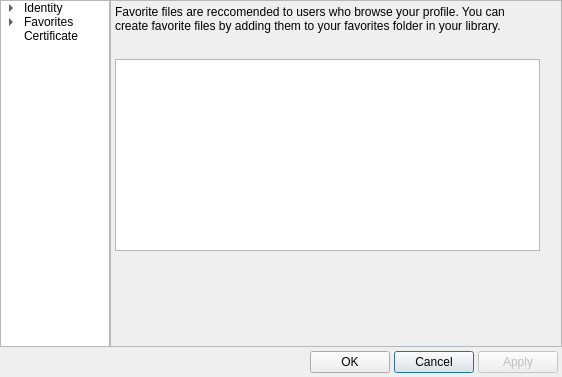
<?xml version="1.0" encoding="UTF-8"?>
<ui version="4.0">
 <class>DialogProfile</class>
 <widget class="QDialog" name="DialogProfile">
  <property name="windowModality">
   <enum>Qt::ApplicationModal</enum>
  </property>
  <property name="geometry">
   <rect>
    <x>0</x>
    <y>0</y>
    <width>562</width>
    <height>377</height>
   </rect>
  </property>
  <property name="minimumSize">
   <size>
    <width>562</width>
    <height>377</height>
   </size>
  </property>
  <property name="windowTitle">
   <string>Edit Profile</string>
  </property>
  <property name="windowIcon">
   <iconset resource="../Resource.qrc">
    <normaloff>:/Resource/Chat/Chat.png</normaloff>:/Resource/Chat/Chat.png</iconset>
  </property>
  <property name="autoFillBackground">
   <bool>true</bool>
  </property>
  <property name="modal">
   <bool>true</bool>
  </property>
  <layout class="QGridLayout" name="gridLayout_2">
   <property name="margin">
    <number>0</number>
   </property>
   <property name="spacing">
    <number>0</number>
   </property>
   <item row="0" column="0">
    <widget class="QTreeWidget" name="treeWidgetProfileNavigation">
     <property name="sizePolicy">
      <sizepolicy hsizetype="Preferred" vsizetype="MinimumExpanding">
       <horstretch>0</horstretch>
       <verstretch>0</verstretch>
      </sizepolicy>
     </property>
     <property name="minimumSize">
      <size>
       <width>110</width>
       <height>0</height>
      </size>
     </property>
     <property name="maximumSize">
      <size>
       <width>110</width>
       <height>16777215</height>
      </size>
     </property>
     <attribute name="headerVisible">
      <bool>false</bool>
     </attribute>
     <column>
      <property name="text">
       <string>Profile</string>
      </property>
     </column>
     <item>
      <property name="text">
       <string>Identity</string>
      </property>
      <item>
       <property name="text">
        <string>Contact</string>
       </property>
      </item>
      <item>
       <property name="text">
        <string>Profile</string>
       </property>
      </item>
      <item>
       <property name="text">
        <string>Bio</string>
       </property>
      </item>
      <item>
       <property name="text">
        <string>Avatar</string>
       </property>
      </item>
     </item>
     <item>
      <property name="text">
       <string>Favorites</string>
      </property>
      <item>
       <property name="text">
        <string>Files</string>
       </property>
      </item>
     </item>
     <item>
      <property name="text">
       <string>Certificate</string>
      </property>
     </item>
    </widget>
   </item>
   <item row="1" column="0" colspan="3">
    <layout class="QGridLayout" name="gridLayoutFooter">
     <property name="margin">
      <number>4</number>
     </property>
     <property name="spacing">
      <number>4</number>
     </property>
     <item row="0" column="1">
      <widget class="QPushButton" name="pushButtonOK">
       <property name="text">
        <string>OK</string>
       </property>
      </widget>
     </item>
     <item row="0" column="2">
      <widget class="QPushButton" name="pushButtonCancel">
       <property name="text">
        <string>Cancel</string>
       </property>
       <property name="default">
        <bool>true</bool>
       </property>
      </widget>
     </item>
     <item row="0" column="3">
      <widget class="QPushButton" name="pushButtonApply">
       <property name="enabled">
        <bool>false</bool>
       </property>
       <property name="text">
        <string>Apply</string>
       </property>
      </widget>
     </item>
     <item row="0" column="0">
      <spacer name="horizontalSpacerFooter">
       <property name="orientation">
        <enum>Qt::Horizontal</enum>
       </property>
       <property name="sizeType">
        <enum>QSizePolicy::MinimumExpanding</enum>
       </property>
       <property name="sizeHint" stdset="0">
        <size>
         <width>40</width>
         <height>20</height>
        </size>
       </property>
      </spacer>
     </item>
    </layout>
   </item>
   <item row="0" column="1">
    <widget class="QScrollArea" name="scrollArea">
     <property name="widgetResizable">
      <bool>true</bool>
     </property>
     <widget class="QWidget" name="scrollAreaWidgetContents">
      <property name="geometry">
       <rect>
        <x>0</x>
        <y>0</y>
        <width>450</width>
        <height>344</height>
       </rect>
      </property>
      <layout class="QVBoxLayout" name="verticalLayout">
       <property name="spacing">
        <number>0</number>
       </property>
       <property name="margin">
        <number>0</number>
       </property>
       <item>
        <widget class="QStackedWidget" name="pagesProfile">
         <property name="sizePolicy">
          <sizepolicy hsizetype="Preferred" vsizetype="Preferred">
           <horstretch>0</horstretch>
           <verstretch>0</verstretch>
          </sizepolicy>
         </property>
         <property name="maximumSize">
          <size>
           <width>433</width>
           <height>16777215</height>
          </size>
         </property>
         <property name="currentIndex">
          <number>6</number>
         </property>
         <widget class="QWidget" name="pageIdentity">
          <layout class="QGridLayout" name="gridLayout_5">
           <property name="margin">
            <number>4</number>
           </property>
           <property name="spacing">
            <number>4</number>
           </property>
           <item row="0" column="1" colspan="3">
            <widget class="QGroupBox" name="groupBoxName">
             <property name="title">
              <string>Name</string>
             </property>
             <layout class="QGridLayout" name="gridLayout">
              <property name="margin">
               <number>2</number>
              </property>
              <property name="spacing">
               <number>2</number>
              </property>
              <item row="0" column="0">
               <widget class="QLabel" name="labelGnutellaScreenName">
                <property name="text">
                 <string>Gnutella Screen Name:</string>
                </property>
               </widget>
              </item>
              <item row="0" column="1">
               <widget class="QLineEdit" name="lineEditGnutellaSceenName"/>
              </item>
              <item row="1" column="0">
               <widget class="QLabel" name="labelNickname">
                <property name="text">
                 <string>Chat Nickname:</string>
                </property>
               </widget>
              </item>
              <item row="1" column="1">
               <widget class="QLineEdit" name="lineEditNickname"/>
              </item>
              <item row="2" column="0">
               <widget class="QLabel" name="labelAltNickname">
                <property name="text">
                 <string>Alternate Chat Nickname:</string>
                </property>
               </widget>
              </item>
              <item row="2" column="1">
               <widget class="QLineEdit" name="lineEditAltNickname"/>
              </item>
              <item row="3" column="0">
               <widget class="QLabel" name="labelUserName">
                <property name="text">
                 <string>Chat User Name:</string>
                </property>
               </widget>
              </item>
              <item row="3" column="1">
               <widget class="QLineEdit" name="lineEditUserName"/>
              </item>
              <item row="4" column="0">
               <widget class="QLabel" name="labelRealName">
                <property name="text">
                 <string>Real Name:</string>
                </property>
               </widget>
              </item>
              <item row="4" column="1">
               <widget class="QLineEdit" name="lineEditRealName"/>
              </item>
             </layout>
            </widget>
           </item>
           <item row="2" column="1">
            <layout class="QGridLayout" name="gridLayoutDetails">
             <item row="0" column="0">
              <widget class="QLabel" name="labelGender">
               <property name="text">
                <string>Gender</string>
               </property>
              </widget>
             </item>
             <item row="0" column="1">
              <widget class="QComboBox" name="comboBoxGender">
               <property name="sizePolicy">
                <sizepolicy hsizetype="MinimumExpanding" vsizetype="Fixed">
                 <horstretch>0</horstretch>
                 <verstretch>0</verstretch>
                </sizepolicy>
               </property>
               <item>
                <property name="text">
                 <string>Male</string>
                </property>
               </item>
               <item>
                <property name="text">
                 <string>Female</string>
                </property>
               </item>
              </widget>
             </item>
             <item row="1" column="0" colspan="2">
              <widget class="QSpinBox" name="spinBoxAge">
               <property name="prefix">
                <string>Age: </string>
               </property>
               <property name="minimum">
                <number>1</number>
               </property>
               <property name="maximum">
                <number>109</number>
               </property>
               <property name="value">
                <number>18</number>
               </property>
              </widget>
             </item>
             <item row="2" column="0" colspan="2">
              <widget class="QCheckBox" name="checkBoxAllowBrowse">
               <property name="text">
                <string>Allow Others To Browse My User Profile</string>
               </property>
              </widget>
             </item>
            </layout>
           </item>
           <item row="2" column="2">
            <spacer name="horizontalSpacerIdentity">
             <property name="orientation">
              <enum>Qt::Horizontal</enum>
             </property>
             <property name="sizeHint" stdset="0">
              <size>
               <width>0</width>
               <height>20</height>
              </size>
             </property>
            </spacer>
           </item>
           <item row="1" column="1" colspan="3">
            <widget class="QGroupBox" name="groupBox">
             <property name="title">
              <string>Nick Serv</string>
             </property>
             <layout class="QGridLayout" name="gridLayout_10">
              <item row="0" column="0" colspan="2">
               <widget class="QCheckBox" name="checkBoxNickRegistered">
                <property name="text">
                 <string>My Chat Nickname Is Registered</string>
                </property>
               </widget>
              </item>
              <item row="1" column="0">
               <widget class="QLabel" name="label">
                <property name="text">
                 <string>Registration Password</string>
                </property>
               </widget>
              </item>
              <item row="1" column="1">
               <widget class="QLineEdit" name="lineEditNickServPassword">
                <property name="echoMode">
                 <enum>QLineEdit::Password</enum>
                </property>
               </widget>
              </item>
             </layout>
            </widget>
           </item>
          </layout>
         </widget>
         <widget class="QWidget" name="pageContact">
          <layout class="QGridLayout" name="gridLayout_8">
           <property name="margin">
            <number>4</number>
           </property>
           <property name="spacing">
            <number>4</number>
           </property>
           <item row="0" column="0">
            <widget class="QGroupBox" name="groupBoxEmail">
             <property name="maximumSize">
              <size>
               <width>400</width>
               <height>16777215</height>
              </size>
             </property>
             <property name="title">
              <string>EMail Address</string>
             </property>
             <layout class="QGridLayout" name="gridLayout_4">
              <property name="margin">
               <number>2</number>
              </property>
              <property name="spacing">
               <number>0</number>
              </property>
              <item row="0" column="0">
               <widget class="QLineEdit" name="lineEditEmail"/>
              </item>
             </layout>
            </widget>
           </item>
           <item row="1" column="0">
            <widget class="QGroupBox" name="groupBoxMessaging">
             <property name="sizePolicy">
              <sizepolicy hsizetype="Preferred" vsizetype="MinimumExpanding">
               <horstretch>0</horstretch>
               <verstretch>0</verstretch>
              </sizepolicy>
             </property>
             <property name="maximumSize">
              <size>
               <width>400</width>
               <height>16777215</height>
              </size>
             </property>
             <property name="title">
              <string>Instant Messaging/ Social Networking</string>
             </property>
             <layout class="QGridLayout" name="gridLayout_3">
              <property name="margin">
               <number>2</number>
              </property>
              <property name="spacing">
               <number>2</number>
              </property>
              <item row="0" column="0">
               <widget class="QLabel" name="labelMSN">
                <property name="text">
                 <string>MSN/.NET Passport:</string>
                </property>
               </widget>
              </item>
              <item row="0" column="1">
               <widget class="QLineEdit" name="lineEditMSN"/>
              </item>
              <item row="1" column="0">
               <widget class="QLabel" name="labelYahoo">
                <property name="text">
                 <string>Yahoo ID:</string>
                </property>
               </widget>
              </item>
              <item row="1" column="1">
               <widget class="QLineEdit" name="lineEditYahoo"/>
              </item>
              <item row="2" column="0">
               <widget class="QLabel" name="labelICQ">
                <property name="text">
                 <string>ICQ UIN:</string>
                </property>
               </widget>
              </item>
              <item row="2" column="1">
               <widget class="QLineEdit" name="lineEditICQ"/>
              </item>
              <item row="3" column="0">
               <widget class="QLabel" name="labelAOL">
                <property name="text">
                 <string>AOL Screen Name:</string>
                </property>
               </widget>
              </item>
              <item row="3" column="1">
               <widget class="QLineEdit" name="lineEditAOL"/>
              </item>
              <item row="4" column="0">
               <widget class="QLabel" name="labelJabber">
                <property name="text">
                 <string>Jabber ID:</string>
                </property>
               </widget>
              </item>
              <item row="4" column="1">
               <widget class="QLineEdit" name="lineEditJabber"/>
              </item>
              <item row="5" column="0">
               <widget class="QLabel" name="labelMySpace">
                <property name="text">
                 <string>MySpace Profile:</string>
                </property>
               </widget>
              </item>
              <item row="5" column="1">
               <widget class="QLineEdit" name="lineEditMySpace"/>
              </item>
             </layout>
            </widget>
           </item>
           <item row="2" column="0">
            <spacer name="verticalSpacer_6">
             <property name="orientation">
              <enum>Qt::Vertical</enum>
             </property>
             <property name="sizeHint" stdset="0">
              <size>
               <width>20</width>
               <height>40</height>
              </size>
             </property>
            </spacer>
           </item>
          </layout>
         </widget>
         <widget class="QWidget" name="pageProfile">
          <layout class="QGridLayout" name="gridLayout_15">
           <property name="margin">
            <number>4</number>
           </property>
           <property name="spacing">
            <number>4</number>
           </property>
           <item row="0" column="2">
            <widget class="QGroupBox" name="groupBoxMapping">
             <property name="title">
              <string>Mapping</string>
             </property>
             <layout class="QGridLayout" name="gridLayout_7">
              <property name="margin">
               <number>2</number>
              </property>
              <property name="spacing">
               <number>2</number>
              </property>
              <item row="0" column="0">
               <widget class="QLabel" name="labelLatitude">
                <property name="text">
                 <string>Latitude</string>
                </property>
               </widget>
              </item>
              <item row="2" column="0">
               <widget class="QLabel" name="labelLongitude">
                <property name="text">
                 <string>Longitude</string>
                </property>
               </widget>
              </item>
              <item row="0" column="1">
               <widget class="QLineEdit" name="lineEditLatitude"/>
              </item>
              <item row="2" column="1">
               <widget class="QLineEdit" name="lineEditLonitude"/>
              </item>
              <item row="3" column="0">
               <spacer name="verticalSpacer">
                <property name="orientation">
                 <enum>Qt::Vertical</enum>
                </property>
                <property name="sizeHint" stdset="0">
                 <size>
                  <width>20</width>
                  <height>0</height>
                 </size>
                </property>
               </spacer>
              </item>
             </layout>
            </widget>
           </item>
           <item row="1" column="0" colspan="3">
            <widget class="QGroupBox" name="groupBoxInterests">
             <property name="title">
              <string>Interests</string>
             </property>
             <layout class="QGridLayout" name="gridLayout_14">
              <property name="leftMargin">
               <number>2</number>
              </property>
              <property name="topMargin">
               <number>0</number>
              </property>
              <property name="rightMargin">
               <number>0</number>
              </property>
              <property name="bottomMargin">
               <number>0</number>
              </property>
              <property name="spacing">
               <number>0</number>
              </property>
              <item row="0" column="0">
               <widget class="QLineEdit" name="lineEditInterest">
                <property name="sizePolicy">
                 <sizepolicy hsizetype="MinimumExpanding" vsizetype="Fixed">
                  <horstretch>0</horstretch>
                  <verstretch>0</verstretch>
                 </sizepolicy>
                </property>
               </widget>
              </item>
              <item row="0" column="1" rowspan="2">
               <layout class="QGridLayout" name="gridLayoutInterests">
                <item row="0" column="0">
                 <widget class="QPushButton" name="pushButtonInterestsAdd">
                  <property name="enabled">
                   <bool>false</bool>
                  </property>
                  <property name="sizePolicy">
                   <sizepolicy hsizetype="Preferred" vsizetype="Fixed">
                    <horstretch>0</horstretch>
                    <verstretch>0</verstretch>
                   </sizepolicy>
                  </property>
                  <property name="text">
                   <string>Add &gt;</string>
                  </property>
                 </widget>
                </item>
                <item row="1" column="0">
                 <widget class="QPushButton" name="pushButtonInterestsRemove">
                  <property name="sizePolicy">
                   <sizepolicy hsizetype="Preferred" vsizetype="Fixed">
                    <horstretch>0</horstretch>
                    <verstretch>0</verstretch>
                   </sizepolicy>
                  </property>
                  <property name="text">
                   <string>&lt; Remove</string>
                  </property>
                 </widget>
                </item>
               </layout>
              </item>
              <item row="0" column="2" rowspan="2">
               <widget class="QListWidget" name="listWidgetInterests">
                <property name="sizePolicy">
                 <sizepolicy hsizetype="MinimumExpanding" vsizetype="Expanding">
                  <horstretch>0</horstretch>
                  <verstretch>0</verstretch>
                 </sizepolicy>
                </property>
                <property name="sortingEnabled">
                 <bool>true</bool>
                </property>
               </widget>
              </item>
              <item row="1" column="0">
               <widget class="QListWidget" name="listWidgetRemoved">
                <property name="sizePolicy">
                 <sizepolicy hsizetype="MinimumExpanding" vsizetype="Expanding">
                  <horstretch>0</horstretch>
                  <verstretch>0</verstretch>
                 </sizepolicy>
                </property>
                <property name="sortingEnabled">
                 <bool>true</bool>
                </property>
               </widget>
              </item>
             </layout>
            </widget>
           </item>
           <item row="0" column="1">
            <widget class="QGroupBox" name="groupBoxLocation">
             <property name="title">
              <string>Location</string>
             </property>
             <layout class="QGridLayout" name="gridLayout_6">
              <property name="margin">
               <number>2</number>
              </property>
              <property name="spacing">
               <number>2</number>
              </property>
              <item row="0" column="0">
               <widget class="QLabel" name="labelCountry">
                <property name="text">
                 <string>Country</string>
                </property>
               </widget>
              </item>
              <item row="2" column="0">
               <widget class="QLabel" name="labelCity">
                <property name="text">
                 <string>City</string>
                </property>
               </widget>
              </item>
              <item row="0" column="1" colspan="2">
               <widget class="QLineEdit" name="lineEditCountry"/>
              </item>
              <item row="2" column="1">
               <widget class="QLineEdit" name="lineEditCity"/>
              </item>
              <item row="1" column="0">
               <widget class="QLabel" name="labelStateProvince">
                <property name="text">
                 <string>State/Province</string>
                </property>
               </widget>
              </item>
              <item row="1" column="1">
               <widget class="QLineEdit" name="lineEditStateProvince"/>
              </item>
              <item row="3" column="0">
               <spacer name="verticalSpacer_2">
                <property name="orientation">
                 <enum>Qt::Vertical</enum>
                </property>
                <property name="sizeHint" stdset="0">
                 <size>
                  <width>20</width>
                  <height>0</height>
                 </size>
                </property>
               </spacer>
              </item>
             </layout>
            </widget>
           </item>
          </layout>
         </widget>
         <widget class="QWidget" name="pageBio">
          <layout class="QGridLayout" name="gridLayout_16">
           <property name="margin">
            <number>4</number>
           </property>
           <property name="spacing">
            <number>4</number>
           </property>
           <item row="0" column="0">
            <widget class="QLabel" name="labelBio">
             <property name="text">
              <string>Bio</string>
             </property>
            </widget>
           </item>
           <item row="1" column="0">
            <widget class="QPlainTextEdit" name="plainTextEditBio">
             <property name="minimumSize">
              <size>
               <width>0</width>
               <height>0</height>
              </size>
             </property>
             <property name="maximumSize">
              <size>
               <width>16777215</width>
               <height>200</height>
              </size>
             </property>
            </widget>
           </item>
           <item row="2" column="0">
            <spacer name="verticalSpacer_5">
             <property name="orientation">
              <enum>Qt::Vertical</enum>
             </property>
             <property name="sizeHint" stdset="0">
              <size>
               <width>20</width>
               <height>40</height>
              </size>
             </property>
            </spacer>
           </item>
          </layout>
         </widget>
         <widget class="QWidget" name="pageAvatar">
          <layout class="QGridLayout" name="gridLayout_18">
           <property name="margin">
            <number>4</number>
           </property>
           <property name="spacing">
            <number>4</number>
           </property>
           <item row="4" column="0">
            <spacer name="verticalSpacerAvatar">
             <property name="orientation">
              <enum>Qt::Vertical</enum>
             </property>
             <property name="sizeHint" stdset="0">
              <size>
               <width>20</width>
               <height>53</height>
              </size>
             </property>
            </spacer>
           </item>
           <item row="2" column="0">
            <layout class="QGridLayout" name="gridLayoutAvatarControls">
             <item row="0" column="0">
              <widget class="QPushButton" name="pushButtonAvatarAdd">
               <property name="text">
                <string>Add</string>
               </property>
              </widget>
             </item>
             <item row="0" column="1">
              <widget class="QPushButton" name="pushButtonRemove">
               <property name="text">
                <string>Remove</string>
               </property>
              </widget>
             </item>
             <item row="0" column="2">
              <spacer name="horizontalSpacer">
               <property name="orientation">
                <enum>Qt::Horizontal</enum>
               </property>
               <property name="sizeHint" stdset="0">
                <size>
                 <width>40</width>
                 <height>20</height>
                </size>
               </property>
              </spacer>
             </item>
            </layout>
           </item>
           <item row="1" column="0">
            <widget class="QGroupBox" name="groupBoxAvatarPreview">
             <property name="minimumSize">
              <size>
               <width>0</width>
               <height>0</height>
              </size>
             </property>
             <property name="title">
              <string>Avatar Preview</string>
             </property>
             <property name="alignment">
              <set>Qt::AlignLeading|Qt::AlignLeft|Qt::AlignVCenter</set>
             </property>
             <layout class="QGridLayout" name="gridLayout_19">
              <property name="margin">
               <number>2</number>
              </property>
              <property name="spacing">
               <number>0</number>
              </property>
              <item row="2" column="0" colspan="3">
               <widget class="QLabel" name="labelAvatarExplain">
                <property name="text">
                 <string>Other users browsing your profile and shared files will see your avatar. Custom avatars should be 128x128 pixels, and can be any supported image type on your PC.</string>
                </property>
                <property name="alignment">
                 <set>Qt::AlignLeading|Qt::AlignLeft|Qt::AlignTop</set>
                </property>
                <property name="wordWrap">
                 <bool>true</bool>
                </property>
               </widget>
              </item>
              <item row="1" column="1">
               <widget class="QLabel" name="labelAvatarPreview">
                <property name="sizePolicy">
                 <sizepolicy hsizetype="Preferred" vsizetype="Preferred">
                  <horstretch>0</horstretch>
                  <verstretch>0</verstretch>
                 </sizepolicy>
                </property>
                <property name="minimumSize">
                 <size>
                  <width>128</width>
                  <height>128</height>
                 </size>
                </property>
                <property name="maximumSize">
                 <size>
                  <width>128</width>
                  <height>128</height>
                 </size>
                </property>
                <property name="frameShape">
                 <enum>QFrame::StyledPanel</enum>
                </property>
                <property name="frameShadow">
                 <enum>QFrame::Sunken</enum>
                </property>
                <property name="text">
                 <string/>
                </property>
                <property name="scaledContents">
                 <bool>true</bool>
                </property>
                <property name="alignment">
                 <set>Qt::AlignLeading|Qt::AlignLeft|Qt::AlignVCenter</set>
                </property>
               </widget>
              </item>
              <item row="1" column="0">
               <spacer name="horizontalSpacer_3">
                <property name="orientation">
                 <enum>Qt::Horizontal</enum>
                </property>
                <property name="sizeHint" stdset="0">
                 <size>
                  <width>40</width>
                  <height>20</height>
                 </size>
                </property>
               </spacer>
              </item>
              <item row="1" column="2">
               <spacer name="horizontalSpacer_4">
                <property name="orientation">
                 <enum>Qt::Horizontal</enum>
                </property>
                <property name="sizeHint" stdset="0">
                 <size>
                  <width>40</width>
                  <height>20</height>
                 </size>
                </property>
               </spacer>
              </item>
             </layout>
            </widget>
           </item>
           <item row="1" column="1">
            <spacer name="horizontalSpacer_2">
             <property name="orientation">
              <enum>Qt::Horizontal</enum>
             </property>
             <property name="sizeHint" stdset="0">
              <size>
               <width>40</width>
               <height>20</height>
              </size>
             </property>
            </spacer>
           </item>
          </layout>
         </widget>
         <widget class="QWidget" name="pageFavorites">
          <layout class="QGridLayout" name="gridLayout_21">
           <property name="margin">
            <number>4</number>
           </property>
           <property name="spacing">
            <number>4</number>
           </property>
           <item row="0" column="0">
            <widget class="QTreeWidget" name="treeWidgetFavorites">
             <property name="maximumSize">
              <size>
               <width>16777215</width>
               <height>170</height>
              </size>
             </property>
             <property name="rootIsDecorated">
              <bool>false</bool>
             </property>
             <property name="itemsExpandable">
              <bool>false</bool>
             </property>
             <property name="sortingEnabled">
              <bool>true</bool>
             </property>
             <column>
              <property name="text">
               <string>Website</string>
              </property>
             </column>
             <column>
              <property name="text">
               <string>Address</string>
              </property>
             </column>
            </widget>
           </item>
           <item row="1" column="0">
            <layout class="QGridLayout" name="gridLayoutFavorite">
             <item row="0" column="0">
              <widget class="QLabel" name="labelWebsite">
               <property name="text">
                <string>Website</string>
               </property>
              </widget>
             </item>
             <item row="1" column="0">
              <widget class="QLabel" name="labelAddress">
               <property name="text">
                <string>Address</string>
               </property>
              </widget>
             </item>
             <item row="0" column="1" colspan="2">
              <widget class="QLineEdit" name="lineEditWebsite">
               <property name="maximumSize">
                <size>
                 <width>315</width>
                 <height>16777215</height>
                </size>
               </property>
              </widget>
             </item>
             <item row="1" column="1" colspan="2">
              <widget class="QLineEdit" name="lineEditAddress">
               <property name="maximumSize">
                <size>
                 <width>315</width>
                 <height>16777215</height>
                </size>
               </property>
              </widget>
             </item>
             <item row="2" column="0">
              <widget class="QPushButton" name="pushButtonNewWebsite">
               <property name="text">
                <string>New</string>
               </property>
              </widget>
             </item>
             <item row="2" column="1">
              <widget class="QPushButton" name="pushButtonRemoveWebsite">
               <property name="text">
                <string>Remove</string>
               </property>
              </widget>
             </item>
             <item row="2" column="2">
              <spacer name="horizontalSpacerFavorite">
               <property name="orientation">
                <enum>Qt::Horizontal</enum>
               </property>
               <property name="sizeHint" stdset="0">
                <size>
                 <width>40</width>
                 <height>20</height>
                </size>
               </property>
              </spacer>
             </item>
            </layout>
           </item>
           <item row="2" column="0">
            <spacer name="verticalSpacer_4">
             <property name="orientation">
              <enum>Qt::Vertical</enum>
             </property>
             <property name="sizeHint" stdset="0">
              <size>
               <width>20</width>
               <height>40</height>
              </size>
             </property>
            </spacer>
           </item>
          </layout>
         </widget>
         <widget class="QWidget" name="pageFavoriteFiles">
          <layout class="QGridLayout" name="gridLayout_22">
           <property name="margin">
            <number>4</number>
           </property>
           <property name="spacing">
            <number>4</number>
           </property>
           <item row="1" column="0">
            <widget class="QLabel" name="labelFavoriteFiles">
             <property name="minimumSize">
              <size>
               <width>0</width>
               <height>50</height>
              </size>
             </property>
             <property name="text">
              <string>Favorite files are reccomended to users who browse your profile. You can create favorite files by adding them to your favorites folder in your library.</string>
             </property>
             <property name="alignment">
              <set>Qt::AlignLeading|Qt::AlignLeft|Qt::AlignTop</set>
             </property>
             <property name="wordWrap">
              <bool>true</bool>
             </property>
            </widget>
           </item>
           <item row="2" column="0">
            <widget class="QListWidget" name="listWidgetFavoriteFiles">
             <property name="sizePolicy">
              <sizepolicy hsizetype="Expanding" vsizetype="Preferred">
               <horstretch>0</horstretch>
               <verstretch>0</verstretch>
              </sizepolicy>
             </property>
             <property name="maximumSize">
              <size>
               <width>16777215</width>
               <height>200</height>
              </size>
             </property>
            </widget>
           </item>
           <item row="3" column="0">
            <spacer name="verticalSpacer_3">
             <property name="orientation">
              <enum>Qt::Vertical</enum>
             </property>
             <property name="sizeHint" stdset="0">
              <size>
               <width>20</width>
               <height>40</height>
              </size>
             </property>
            </spacer>
           </item>
          </layout>
         </widget>
         <widget class="QWidget" name="pageCertificate">
          <layout class="QGridLayout" name="gridLayout_26">
           <property name="margin">
            <number>4</number>
           </property>
           <property name="spacing">
            <number>4</number>
           </property>
           <item row="1" column="0">
            <widget class="QGroupBox" name="groupBoxGUID">
             <property name="title">
              <string>Globally Unique Identification Certificate</string>
             </property>
             <layout class="QGridLayout" name="gridLayout_9">
              <property name="margin">
               <number>2</number>
              </property>
              <property name="spacing">
               <number>2</number>
              </property>
              <item row="0" column="1">
               <widget class="QLabel" name="labelGUIDHeader">
                <property name="text">
                 <string>GUID</string>
                </property>
                <property name="alignment">
                 <set>Qt::AlignCenter</set>
                </property>
               </widget>
              </item>
              <item row="2" column="0">
               <spacer name="horizontalSpacerLeftGUID">
                <property name="orientation">
                 <enum>Qt::Horizontal</enum>
                </property>
                <property name="sizeHint" stdset="0">
                 <size>
                  <width>151</width>
                  <height>20</height>
                 </size>
                </property>
               </spacer>
              </item>
              <item row="2" column="1">
               <widget class="QPushButton" name="pushButtonGenerateNewGUID">
                <property name="text">
                 <string>Generate New</string>
                </property>
               </widget>
              </item>
              <item row="2" column="2">
               <spacer name="horizontalSpacerRightGUID">
                <property name="orientation">
                 <enum>Qt::Horizontal</enum>
                </property>
                <property name="sizeHint" stdset="0">
                 <size>
                  <width>150</width>
                  <height>20</height>
                 </size>
                </property>
               </spacer>
              </item>
              <item row="1" column="0" colspan="3">
               <widget class="QLabel" name="labelGUID">
                <property name="minimumSize">
                 <size>
                  <width>0</width>
                  <height>20</height>
                 </size>
                </property>
                <property name="frameShape">
                 <enum>QFrame::StyledPanel</enum>
                </property>
                <property name="frameShadow">
                 <enum>QFrame::Sunken</enum>
                </property>
                <property name="text">
                 <string/>
                </property>
                <property name="alignment">
                 <set>Qt::AlignCenter</set>
                </property>
                <property name="textInteractionFlags">
                 <set>Qt::NoTextInteraction</set>
                </property>
               </widget>
              </item>
             </layout>
            </widget>
           </item>
           <item row="2" column="0">
            <spacer name="verticalSpacerBottomGUID">
             <property name="orientation">
              <enum>Qt::Vertical</enum>
             </property>
             <property name="sizeHint" stdset="0">
              <size>
               <width>20</width>
               <height>40</height>
              </size>
             </property>
            </spacer>
           </item>
           <item row="0" column="0">
            <spacer name="verticalSpacerTopGUID">
             <property name="orientation">
              <enum>Qt::Vertical</enum>
             </property>
             <property name="sizeHint" stdset="0">
              <size>
               <width>20</width>
               <height>40</height>
              </size>
             </property>
            </spacer>
           </item>
          </layout>
         </widget>
        </widget>
       </item>
      </layout>
     </widget>
    </widget>
   </item>
  </layout>
 </widget>
 <resources>
  <include location="../Resource.qrc"/>
 </resources>
 <connections/>
</ui>
